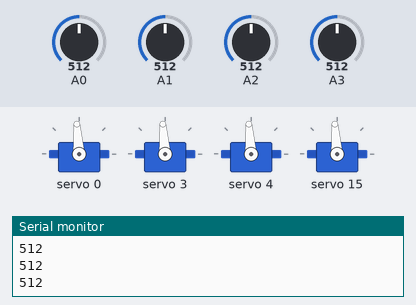
The sketch below on a simulated Arduino Uno, built with avr-gcc and run on an emulated ATmega328P. Shown: 4 × servo, the last lines printed to the serial monitor. Inputs (shaded band) come from the test bench; at power-on: A2 = 512, A0 = 512, A1 = 512, A3 = 512.

Above: at 1.2 s.
1.3 s: A2 set to 716
At 2.1 s:
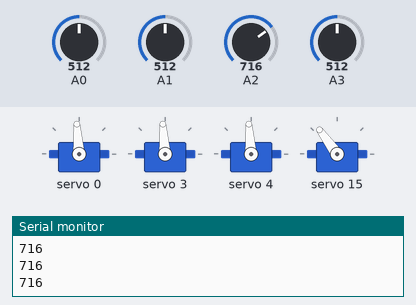
2.8 s: A0 set to 716
At 3.4 s:
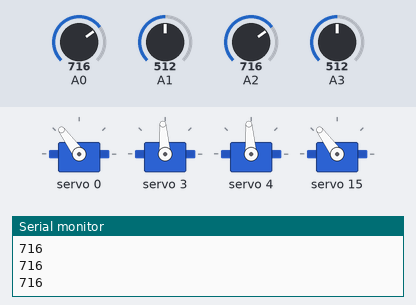
4.3 s: A1 set to 716
At 5.5 s:
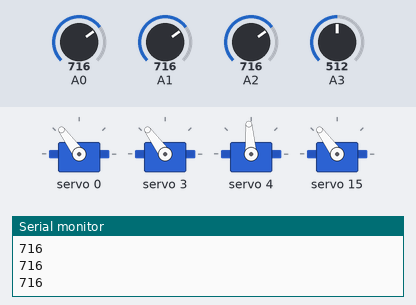
5.8 s: A3 set to 716
At 6.9 s:
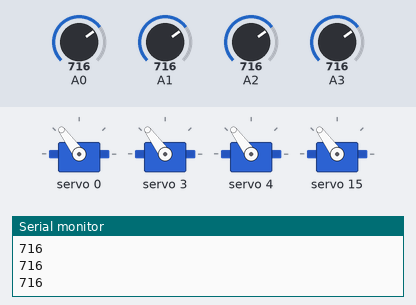
7.3 s: A2 set to 992
At 7.9 s:
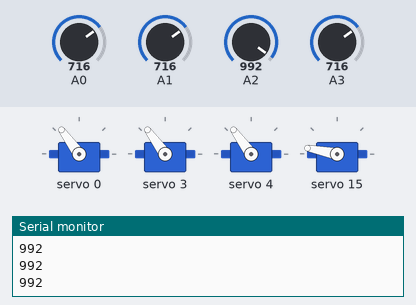
8.8 s: A0 set to 992
At 9.2 s:
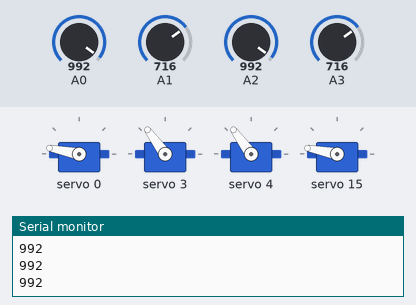
Timing chart, 0 to 11.3 s (numbered marks = the images above; inputs shaded):
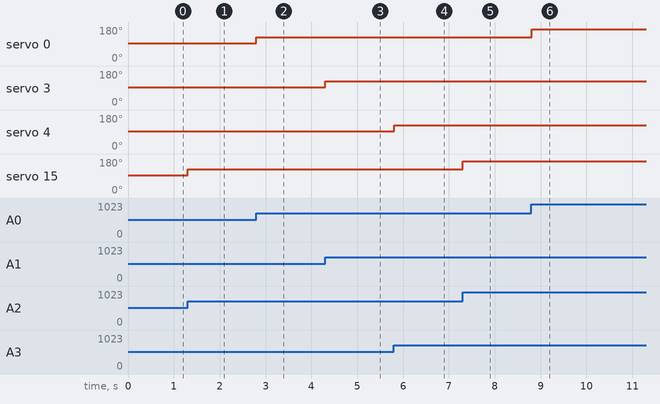

The sketch:

servo-control-pote.ino
```cpp
#include <Wire.h>
#include <Adafruit_PWMServoDriver.h>

Adafruit_PWMServoDriver servos = Adafruit_PWMServoDriver();

unsigned int pos0=172; // ancho de pulso en cuentas para pocicion 0°
unsigned int pos180=565; // ancho de pulso en cuentas para la pocicion 180°
int posPote1, mapPosPote1, posPote2, mapPosPote2, posPote3, mapPosPote3, posPote4, mapPosPote4;

void setup() {
  Serial.begin(9600);
  servos.begin();
  servos.setPWMFreq(60); //Frecuecia PWM de 60Hz o T=16,66ms
  (0, 0, 0);
  (3, 0, 0);
  (4, 0, 0);
  (15, 0, 0);
}


void loop() {
  posPote1 = analogRead(0);
  mapPosPote1 = map(posPote1, 0, 1000, 172, 565);
  servos.setPWM(0, 0, mapPosPote1);

  posPote2 = analogRead(1);
  mapPosPote2 = map(posPote2, 0, 1000, 172, 565);
  servos.setPWM(3, 0, mapPosPote2);

  posPote3 = analogRead(3);
  mapPosPote3 = map(posPote3, 0, 1000, 172, 565);
  servos.setPWM(4, 0, mapPosPote3);

  posPote4 = analogRead(2);
  Serial.println(posPote4);
  mapPosPote4 = map(posPote4, 0, 1000, 172, 565);
  servos.setPWM(15, 0, mapPosPote4);
}
```

Measured:
- after the input at 1.3 s, servo 15: 94° → 126° at once
- after the input at 2.8 s, servo 0: 94° → 126° at once
- after the input at 4.3 s, servo 3: 94° → 126° at once
- after the input at 5.8 s, servo 4: 94° → 126° at once
- after the input at 7.3 s, servo 15: 126° → 169° at once
- after the input at 8.8 s, servo 0: 126° → 169° at once
